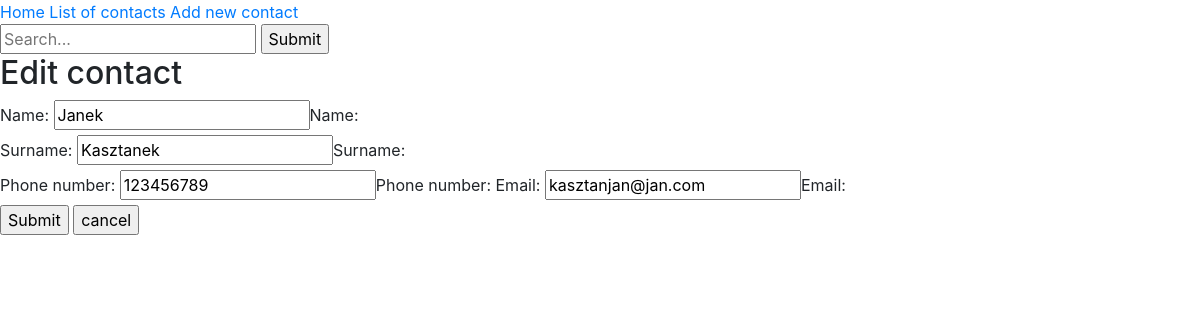
The page /edit/5/ on the database its author committed.
### PhonebookApp/models.py (models this page shows, shortened)
class Person(models.Model):
    name = models.CharField(max_length=50)
    surname = models.CharField(max_length=50)

class Phone(models.Model):
    person = models.ForeignKey(Person, editable=False, on_delete=models.CASCADE, null=True)
    phone_number = models.CharField(max_length=50, null=True, blank=True)

class Email(models.Model):
    person = models.ForeignKey(Person, editable=False, on_delete=models.CASCADE, null=True)
    email = models.EmailField(max_length=254, null=True, blank=True)

### PhonebookApp/views.py (the view)
# urls.py: path('edit/<int:person_id>/', views.edit, name='edit'),
def edit(request, person_id):
    person = Person.objects.get(pk=person_id)
    phone = Phone.objects.filter(person_id=person_id).first()
    email = Email.objects.filter(person_id=person_id).first()
    if request.method == 'POST':
        person_form = PersonForm(request.POST, instance=person)
        phone_form = PhoneForm(request.POST, instance=phone)
        email_form = EmailForm(request.POST, instance=email)
        if person_form.is_valid() or phone_form.is_valid() or email_form.is_valid():
            new_person = person_form.save()
            new_phone = phone_form.save(commit=False)
            new_email = email_form.save(commit=False)
            new_phone.person = new_person
            new_phone.save()
            new_email.person = new_person
            new_email.save()
            return redirect('detail', person_id)
    else:
        person_form = PersonForm(instance=person)
        phone_form = PhoneForm(instance=phone)
        email_form = EmailForm(instance=email)
    return render(request, 'edit.html', {'person_form': person_form,
                                         'phone_form': phone_form,
                                         'email_form': email_form})

### PhonebookApp/forms.py
class PersonForm(ModelForm):
    class Meta:
        model = Person
        fields = ['name', 'surname']

class PhoneForm(ModelForm):
    class Meta:
        model = Phone
        exclude = ['person']
        fields = ['phone_number']

### templates/edit.html (shortened to what this page needs)
{% extends 'base.html' %}
{% block content %}
    <h2>Edit contact</h2>
    <form action="" method="POST">{% csrf_token %}
    <div class="field_container">
    {%  for field in person_form %}
        <div class="field_container">
        {{ field.label_tag }}
        {{ field }}{{ field.label_tag }}
        </div>
    {% endfor %}
    {% for field in phone_form %}
        {{ field.label_tag }}
        {{ field }}{{ field.label_tag }}
    {% endfor %}
    {% for field in email_form %}
        {{ field.label_tag }}
        {{ field }}{{ field.label_tag }}
        </div>
    {% endfor %}
    <input type="submit" value="Submit"/>
    <a href="{% url "contact-list" %}"><input type="button" value="cancel"></a>
    </form>
{% endblock %}

### rows shown on the page
Person: person_form "Janek" "Kasztanek"
Phone: phone_form "123456789"
Email: email_form "kasztanjan@jan.com"

### other values the page prints
{{ field.label_tag }} "Name:" "Surname:"
{{ field.label_tag }} "Phone number:"
{{ field.label_tag }} "Email:"
